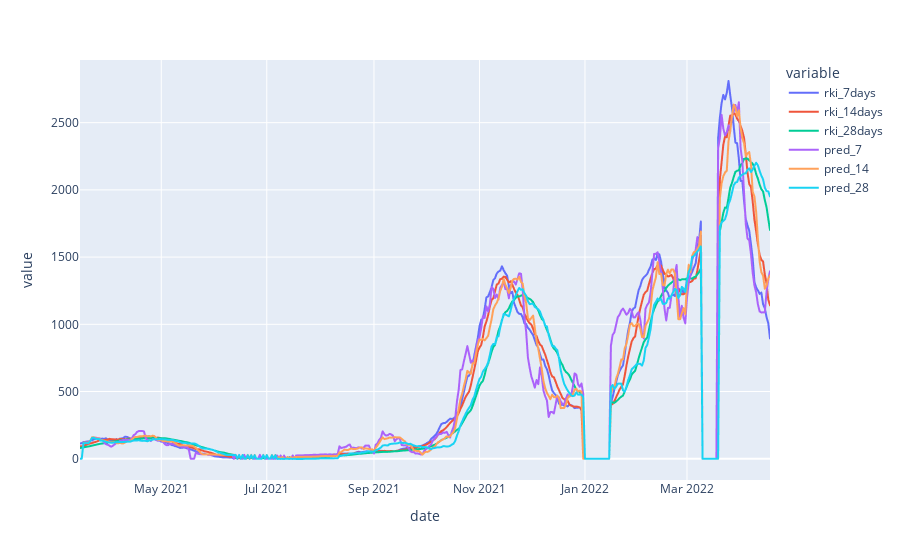

Source (notebook cell):
### Code cell
px.line(df_total.filter(regex="rki|pred").resample("1D").sum())

### Figure 1 — Plotly figure (JSON) as saved in the notebook; plotly's stock layout.template omitted (floating-point values rounded to 4 significant figures; data arrays with more than 128 entries replaced by an {"elided": "..."} marker saying what was removed)
{"data": [{"hovertemplate": "variable=rki_7days<br>date=%{x}<br>value=%{y}<extra></extra>", "legendgroup": "rki_7days", "line": {"color": "#636efa", "dash": "solid"}, "marker": {"symbol": "circle"}, "mode": "lines", "name": "rki_7days", "showlegend": true, "type": "scattergl", "x": {"elided": "400 str values"}, "xaxis": "x", "y": {"elided": "400 float values"}, "yaxis": "y"}, {"hovertemplate": "variable=rki_14days<br>date=%{x}<br>value=%{y}<extra></extra>", "legendgroup": "rki_14days", "line": {"color": "#EF553B", "dash": "solid"}, "marker": {"symbol": "circle"}, "mode": "lines", "name": "rki_14days", "showlegend": true, "type": "scattergl", "x": {"elided": "400 str values"}, "xaxis": "x", "y": {"elided": "400 float values"}, "yaxis": "y"}, {"hovertemplate": "variable=rki_28days<br>date=%{x}<br>value=%{y}<extra></extra>", "legendgroup": "rki_28days", "line": {"color": "#00cc96", "dash": "solid"}, "marker": {"symbol": "circle"}, "mode": "lines", "name": "rki_28days", "showlegend": true, "type": "scattergl", "x": {"elided": "400 str values"}, "xaxis": "x", "y": {"elided": "400 float values"}, "yaxis": "y"}, {"hovertemplate": "variable=pred_7<br>date=%{x}<br>value=%{y}<extra></extra>", "legendgroup": "pred_7", "line": {"color": "#ab63fa", "dash": "solid"}, "marker": {"symbol": "circle"}, "mode": "lines", "name": "pred_7", "showlegend": true, "type": "scattergl", "x": {"elided": "400 str values"}, "xaxis": "x", "y": {"elided": "400 float values"}, "yaxis": "y"}, {"hovertemplate": "variable=pred_14<br>date=%{x}<br>value=%{y}<extra></extra>", "legendgroup": "pred_14", "line": {"color": "#FFA15A", "dash": "solid"}, "marker": {"symbol": "circle"}, "mode": "lines", "name": "pred_14", "showlegend": true, "type": "scattergl", "x": {"elided": "400 str values"}, "xaxis": "x", "y": {"elided": "400 float values"}, "yaxis": "y"}, {"hovertemplate": "variable=pred_28<br>date=%{x}<br>value=%{y}<extra></extra>", "legendgroup": "pred_28", "line": {"color": "#19d3f3", "dash": "solid"}, "marker": {"symbol": "circle"}, "mode": "lines", "name": "pred_28", "showlegend": true, "type": "scattergl", "x": {"elided": "400 str values"}, "xaxis": "x", "y": {"elided": "400 float values"}, "yaxis": "y"}], "layout": {"legend": {"title": {"text": "variable"}, "tracegroupgap": 0}, "margin": {"t": 60}, "xaxis": {"anchor": "y", "domain": [0, 1], "title": {"text": "date"}}, "yaxis": {"anchor": "x", "domain": [0, 1], "title": {"text": "value"}}}}
